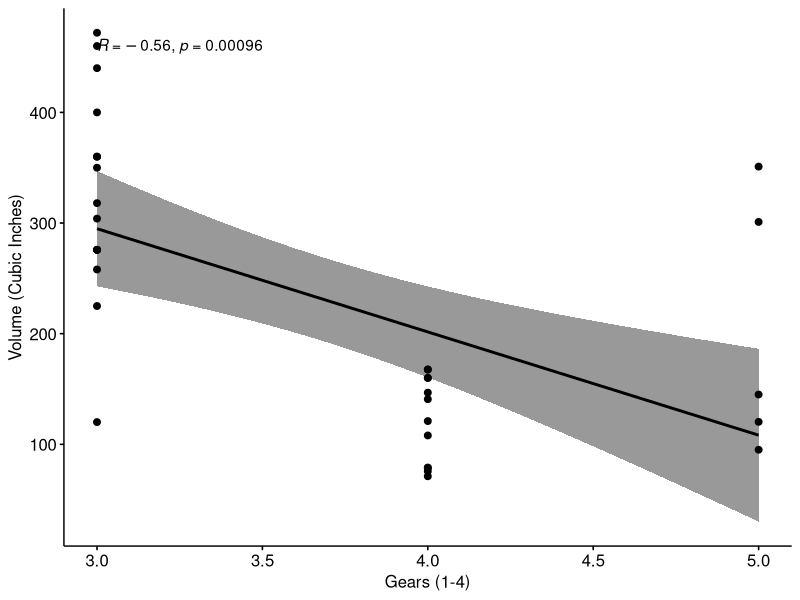

The R source for this figure: (Note: this script raises an error after producing the figure.)
#Author: Timothy Outing II, Date: 9/19/22, Purpose: Perform correlation analysis

library("ggpubr")
#Loading sample data 
my_data <- mtcars
ggscatter(my_data, x = "gear", y = "disp", add = "reg.line", conf.int = TRUE, cor.coef = TRUE, cor.method = "pearson", xlab = "Gears (1-4)", ylab = "Volume (Cubic Inches)")
res <- cor.test(my_data$gr, my_data$dsp, method = "pearson")
res